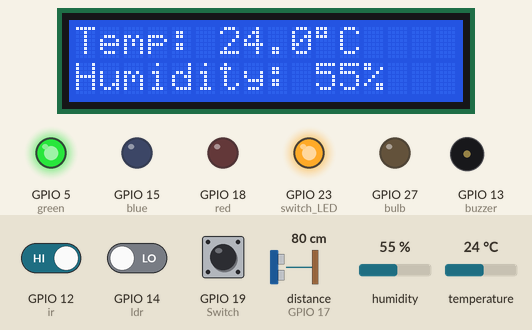
Recording of a sketch running on a simulated ESP32. Shown: 16×2 character LCD, output pins drawn as LEDs (lit = HIGH), buzzer (waves = sounding, pin HIGH). Wiring (inferred from the names in the program): ultrasonic range finder: trigger GPIO 16; echo GPIO 17. Inputs (shaded band) come from the test bench; at power-on: distance to the obstacle (sensor on GPIO 17) 80 cm, GPIO 19 (Switch) HIGH, humidity 55 %, GPIO 12 (ir) HIGH, GPIO 14 (ldr) LOW, temperature 24 °C. The echo pulse lasts 58.3 µs per cm; pins used as bus, display or sensor lines are not drawn; what the sketch prints to the serial monitor is not drawn.

Above: at 2.6 s.
2.7 s: distance to the obstacle (sensor on GPIO 17) set to 33 cm
4.2 s: distance to the obstacle (sensor on GPIO 17) set to 28 cm
At 5.4 s:
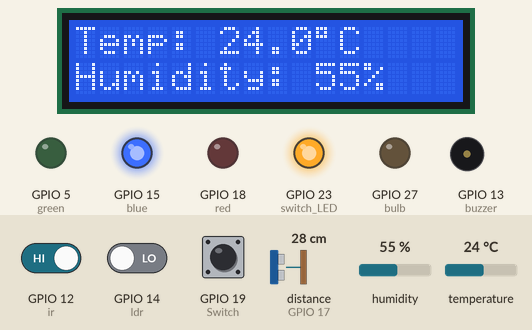
5.7 s: GPIO 19 (Switch) pulled LOW for 0.15 s
At 5.77 s:
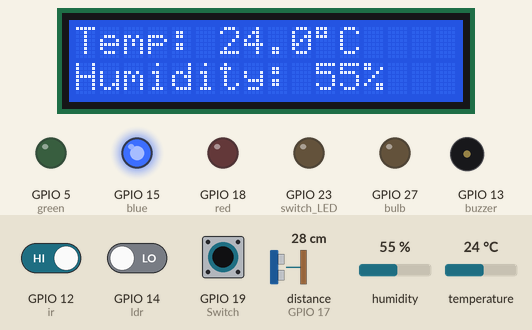
7.3 s: humidity set to 22 %
At 11.2 s:
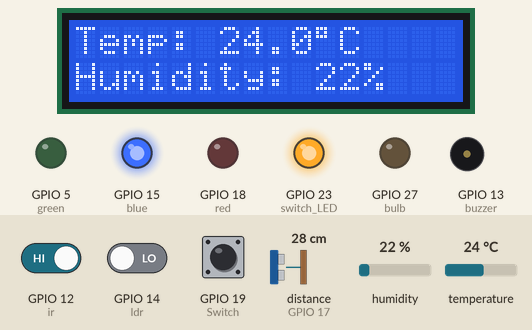
11.5 s: distance to the obstacle (sensor on GPIO 17) set to 17 cm
13.0 s: distance to the obstacle (sensor on GPIO 17) set to 14 cm
At 13.8 s:
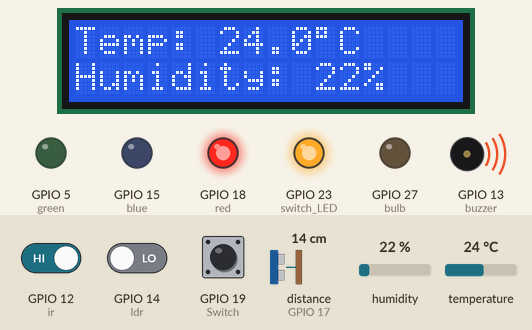
Timing chart, 0 to 15.5 s (numbered marks = the images above; inputs shaded):
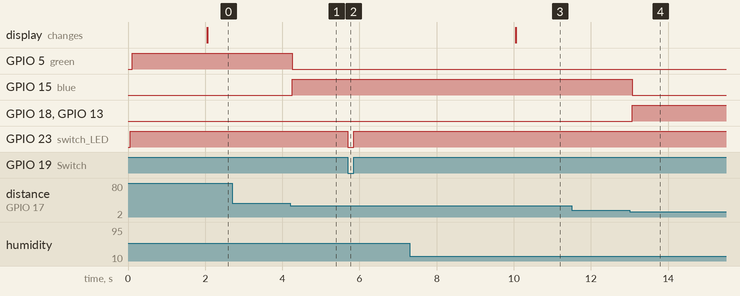

Measured:
- the behaviour switches between 31 and 30 cm on distance to the obstacle (sensor on GPIO 17) (found by bisection; images 0 and 1)
- the behaviour switches between 16 and 15 cm on distance to the obstacle (sensor on GPIO 17) (found by bisection; images 3 and 4)
- after the input at 2.7 s, every drawn part: stays the same
- after the input at 4.2 s, GPIO 5 (green): HIGH → LOW after 0.06 s; GPIO 15 (blue): LOW → HIGH after 0.06 s
- after the input at 5.7 s, GPIO 23 (switch_LED): HIGH → LOW at once, → HIGH 0.15 s later
- after the input at 7.3 s, the display: changes after 2.8 s (image 3)
- after the input at 11.5 s, every drawn part: stays the same
- after the input at 13.0 s, GPIO 15 (blue): HIGH → LOW after 0.06 s; GPIO 18 (red), GPIO 13 (buzzer): LOW → HIGH after 0.06 s

The sketch:

All_with_flag_millis_ilsud.ino
```cpp
#include <Wire.h>
#include <LiquidCrystal_I2C.h>
#include <DHT.h>

const int ir = 12;
const int buzzer = 13;
const int ldr = 14;
const int bulb = 27;
const int Switch = 19;
const int switch_LED = 23;
const int trig = 16;
const int echo = 17;
const int red = 18;
const int green = 5;
const int blue = 15;
const int dhtPin = 26;

int irState;
int ldrState;
int switchState;
long duration;
float distance = 400; // i put 400 to safe in start
//I made 2 flags to avoid intrupt with ultra sonic millis
bool irAlarm;
bool distanceAlarm;
float humidity;
float temperature;
unsigned long previousMillisDHT = 0;
const long dhtInterval = 2000;
unsigned long previousMillisUltrasonic = 0;
const long ultrasonicInterval = 100;

DHT dht(dhtPin, DHT11);
LiquidCrystal_I2C lcd(0x27, 16, 2);


void setup() {
  // put your setup code here, to run once:
  pinMode(ir, INPUT);
  pinMode(buzzer, OUTPUT);
  pinMode(ldr, INPUT);
  pinMode(bulb, OUTPUT);
  pinMode(Switch, INPUT_PULLUP);
  pinMode(switch_LED, OUTPUT);
  pinMode(trig, OUTPUT);
  pinMode(echo, INPUT);
  pinMode(red, OUTPUT);
  pinMode(green, OUTPUT);
  pinMode(blue, OUTPUT);

  dht.begin();

  lcd.init();
  lcd.backlight();

  Serial.begin(9600);
}

void loop() {
  // put your main code here, to run repeatedly:
  unsigned long currentMillis = millis();

  irState = digitalRead(ir);
  ldrState = digitalRead(ldr);
  switchState = digitalRead(Switch);

  irAlarm = false;

  if (switchState == LOW) {
    digitalWrite(switch_LED, LOW);
    if (irState == LOW) {
      irAlarm = true;
    }
    if (ldrState == HIGH) {
      digitalWrite(bulb, HIGH);
    } else {
      digitalWrite(bulb, LOW);
    }
  } else {
    digitalWrite(switch_LED, HIGH);
    digitalWrite(bulb, LOW);
  }
  if (currentMillis - previousMillisUltrasonic >= ultrasonicInterval) {
    previousMillisUltrasonic = currentMillis;

    digitalWrite(trig, LOW);
    delayMicroseconds(2);
    digitalWrite(trig, HIGH);
    delayMicroseconds(10);
    digitalWrite(trig, LOW);

    duration = pulseIn(echo, HIGH, 30000);
    if (duration == 0) {
      distance = 400;
    } else {
      distance = (duration * 0.034) / 2;
    }

    if (distance <= 15) {
      digitalWrite(red, HIGH);
      digitalWrite(green, LOW);
      digitalWrite(blue, LOW);
      distanceAlarm = true;
    } else if (distance > 15 && distance <= 30) {
      digitalWrite(blue, HIGH);
      digitalWrite(green, LOW);
      digitalWrite(red, LOW);
      distanceAlarm = false;
    } else {
      digitalWrite(green, HIGH);
      digitalWrite(red, LOW);
      digitalWrite(blue, LOW);
      distanceAlarm = false;
    }

    Serial.print("distance = ");
    Serial.print(distance);
    Serial.println(" Cm");
  }

  if (irAlarm || distanceAlarm) {
    digitalWrite(buzzer, HIGH);
  } else {
    digitalWrite(buzzer, LOW);
  }

//I used millis to avoid wait latency for all code with delay
  if (currentMillis - previousMillisDHT >= dhtInterval) {
    previousMillisDHT = currentMillis;

    humidity = dht.readHumidity();
    temperature = dht.readTemperature();

    if (isnan(humidity) || isnan(temperature)) {
      lcd.setCursor(0, 0);
      lcd.print("sensor error!  ");
    } else {
      lcd.setCursor(0, 0);
      lcd.print("Temp: ");
      lcd.print(temperature, 1);
      lcd.write(223);
      lcd.print("C   ");

      lcd.setCursor(0, 1);
      lcd.print("Humidity: ");
      lcd.print(humidity, 0);
      lcd.print("%   ");
    }
    Serial.print("Temp: ");
    Serial.print(temperature, 1);
    Serial.println("C   ");
    Serial.print("Humidity: ");
    Serial.print(humidity, 0);
    Serial.println("%   ");
  }
}
```
